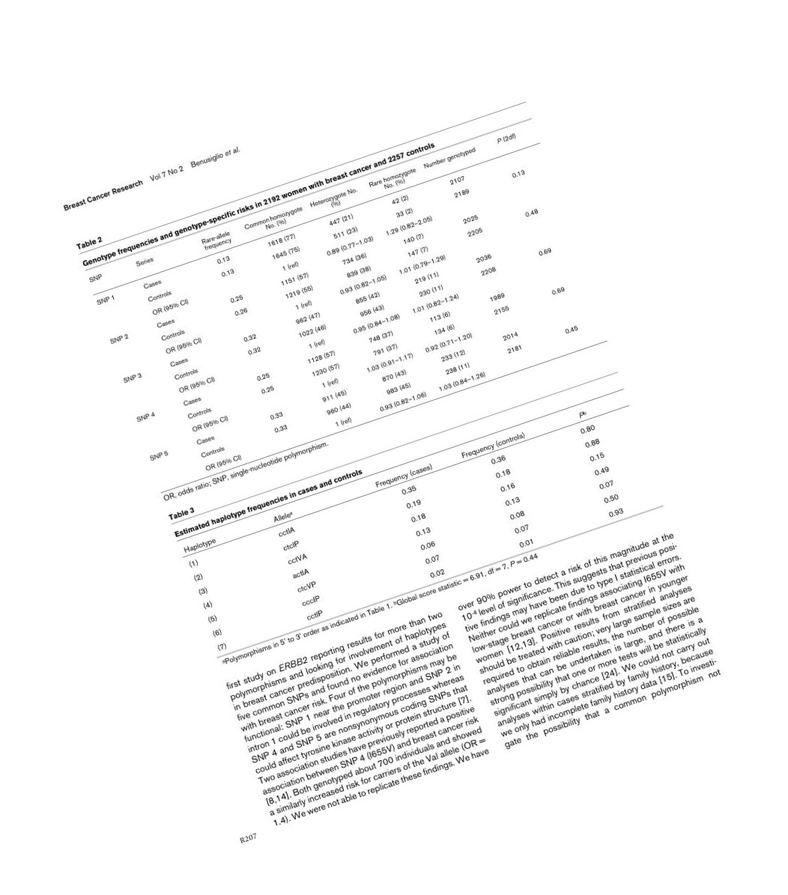
#> input picture image3.jpg, 788 x 895 px, shrunk from 1052 x 1195 before the run
$ jupyter execute --allow-errors doc.ipynb
#> lines starting #> are read from the running program, lines starting #| are printed output that depends on the picture; after the words box and inside, x2 and y2 are one past the last pixel; in counts of white or black regions, pixels touching at a corner belong together
[cell 1]
import os
print("hello")

[cell 2]
from ultralytics import RTDETR
from PIL import Image
import zipfile
from pdf2image import convert_from_path

import cv2

import matplotlib.pyplot as plt
import matplotlib.patches as patches
from matplotlib.patches import Patch
import io
from PIL import Image, ImageDraw
import numpy as np
import csv
import pandas as pd

import torch


import shutil
import re
import pytesseract
from openpyxl import Workbook
from openpyxl.utils import get_column_letter
# from openpyxl.drawing.image import Image as pyxl_image
import os

pytesseract.pytesseract.tesseract_cmd = r"C:\Program Files\Tesseract-OCR\tesseract.exe"

import subprocess

#> (a cell that did not finish here is left out)

[cell 4]
img_file = "image3.jpg"

[cell 5]
full_image = Image.open(img_file)
#> full_image is the input picture: PIL image 788x895 RGB; min 0, max 255, mean 247.6
full_image

[cell 6]
def get_rotation_angle(input_image):
    input_image = np.array(input_image)
    gray = cv2.cvtColor(input_image, cv2.COLOR_BGR2GRAY)
    gray = cv2.bitwise_not(gray)
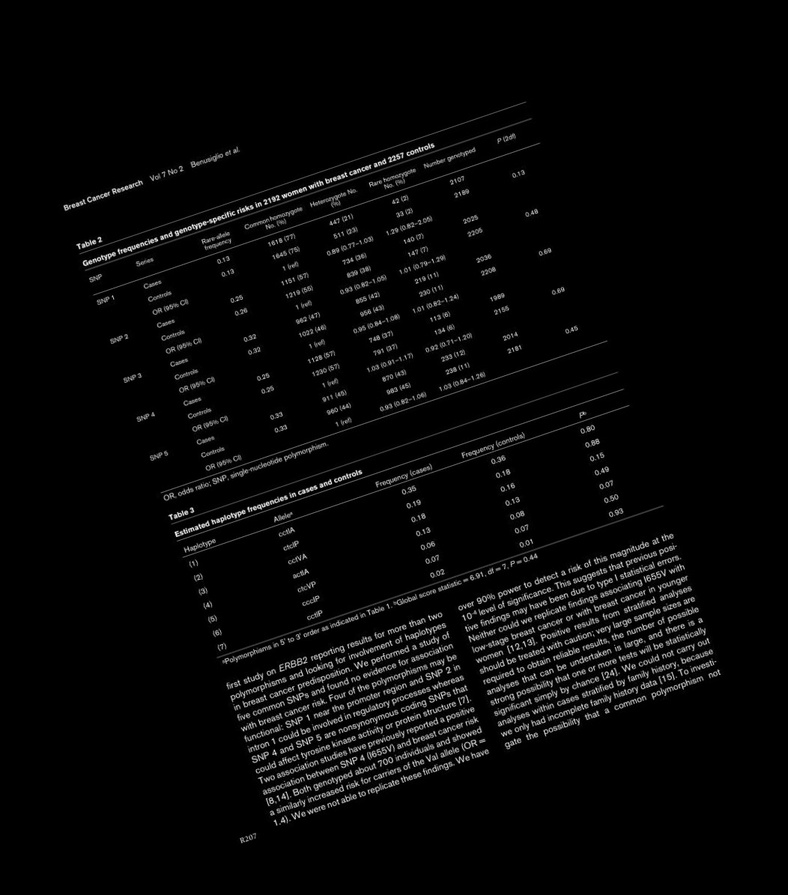
#> gray: shape (895, 788); min 0, max 255, mean 7.4
    thresh = cv2.threshold(gray, 0, 255,cv2.THRESH_BINARY | cv2.THRESH_OTSU)[1]
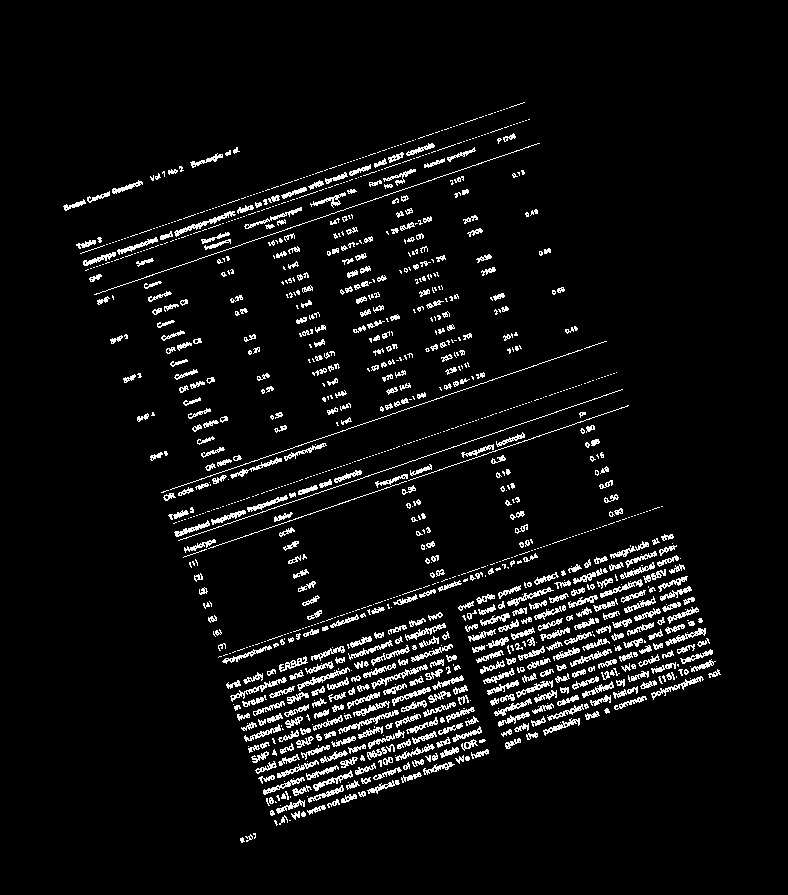
#> thresh: shape (895, 788); 5.8% white in thin lines or dots, all inside (x1, y1, x2, y2) = (63, 102, 721, 843)
    coords = np.column_stack(np.where(thresh > 0))
#> coords = 40814 pairs, first value 102 to 842, second value 63 to 720

    angle = cv2.minAreaRect(coords)[-1]
#> angle = -71.23

    if angle >= 45:
        angle = -90 + angle

    return angle

[cell 7]
get_rotation_angle(full_image)
#> Out = -71.23

[cell 8]
(h, w) = full_image.size
#> h = 788; w = 895
center = (w // 2, h // 2)
#> center = (447, 394)
M = cv2.getRotationMatrix2D(center, -get_rotation_angle(full_image), 1.0)
#> M = [[0.322, 0.947, -69.87], [-0.947, 0.322, 690.5]]
rotated = cv2.warpAffine(np.array(full_image), M, (w, h),flags=cv2.INTER_CUBIC, borderMode=cv2.BORDER_REPLICATE)
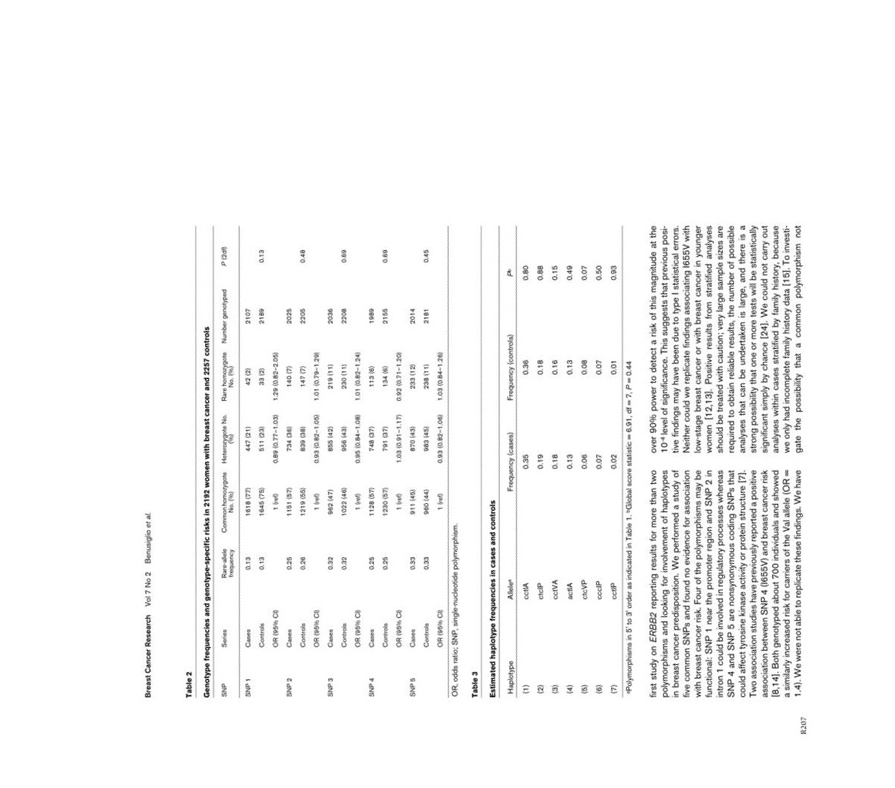
#> rotated: shape (788, 895, 3); min 4, max 255, mean 247.5
rotated = Image.fromarray(rotated)

rotated

$ run again, with image1.jpg copied over image3.jpg
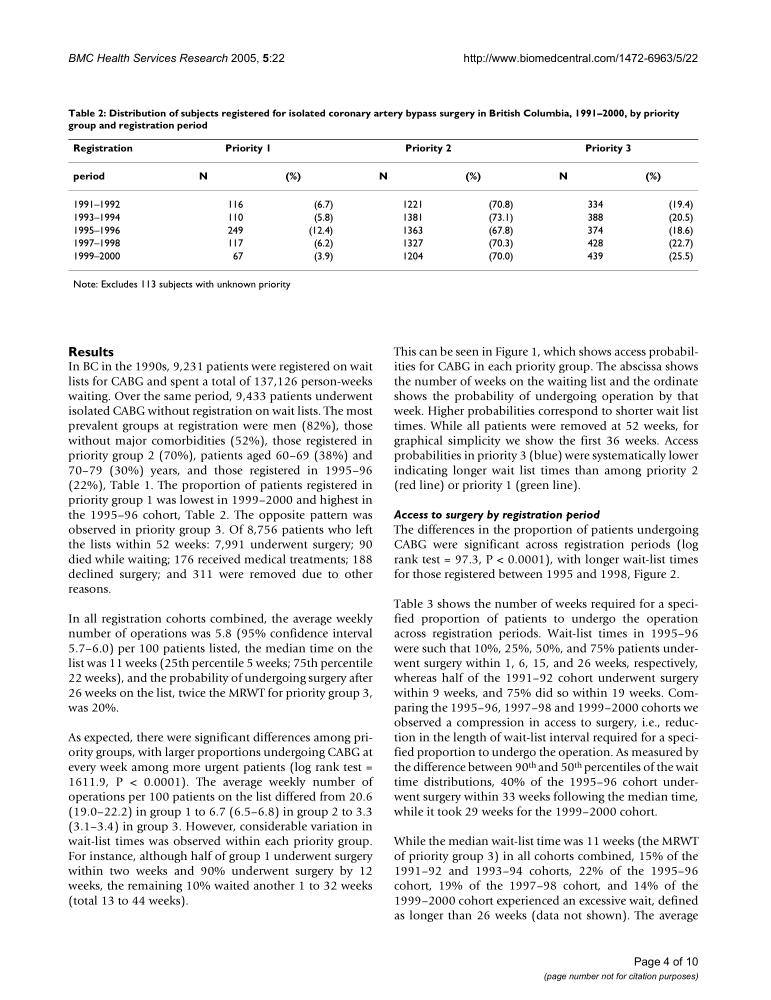
#> input picture image1.jpg, 771 x 1000 px
#> full_image is the input picture: PIL image 771x1000 RGB; min 0, max 255, mean 238.3
#> in get_rotation_angle, `thresh = cv2.threshold(gray, 0, 255,cv2.THRESH_BINARY | cv2.THRESH_OTS..`:
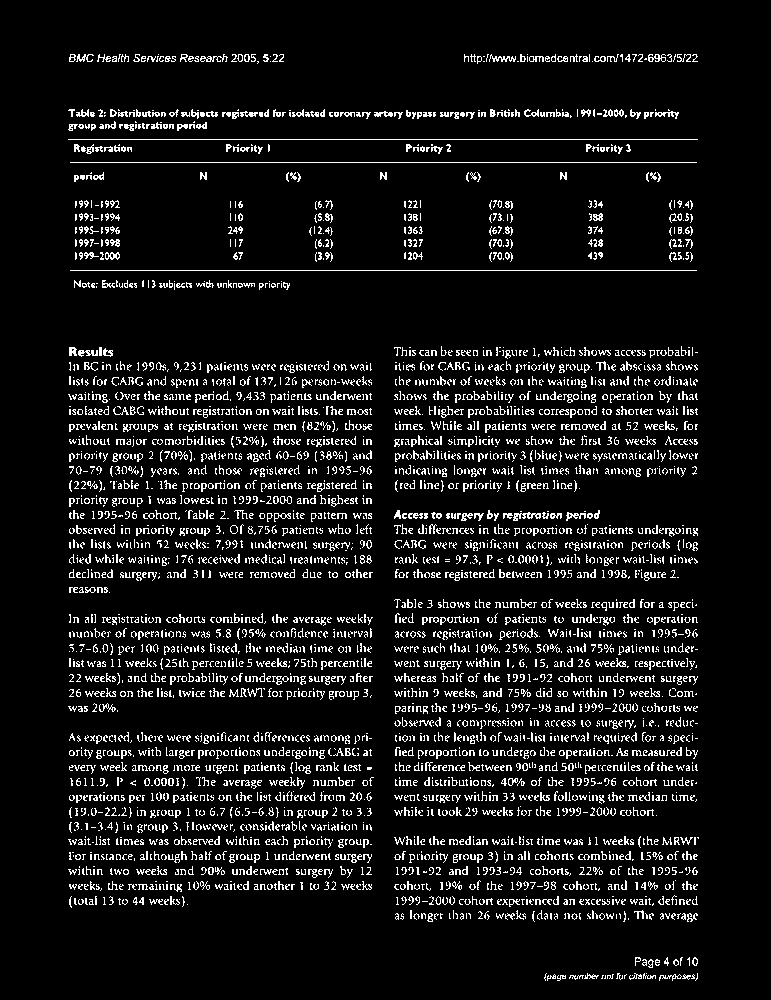
#> thresh: shape (1000, 771); 8.4% white in thin lines or dots, all inside (x1, y1, x2, y2) = (68, 54, 699, 981)
#> coords = 64567 pairs, first value 54 to 980, second value 68 to 698
#> angle = -90
#> M = [[6.12e-17, 1, 115], [-1, 6.12e-17, 885]]
#> `rotated = cv2.warpAffine(np.array(full_image), M, (w, h),flags=cv2.INT..`:
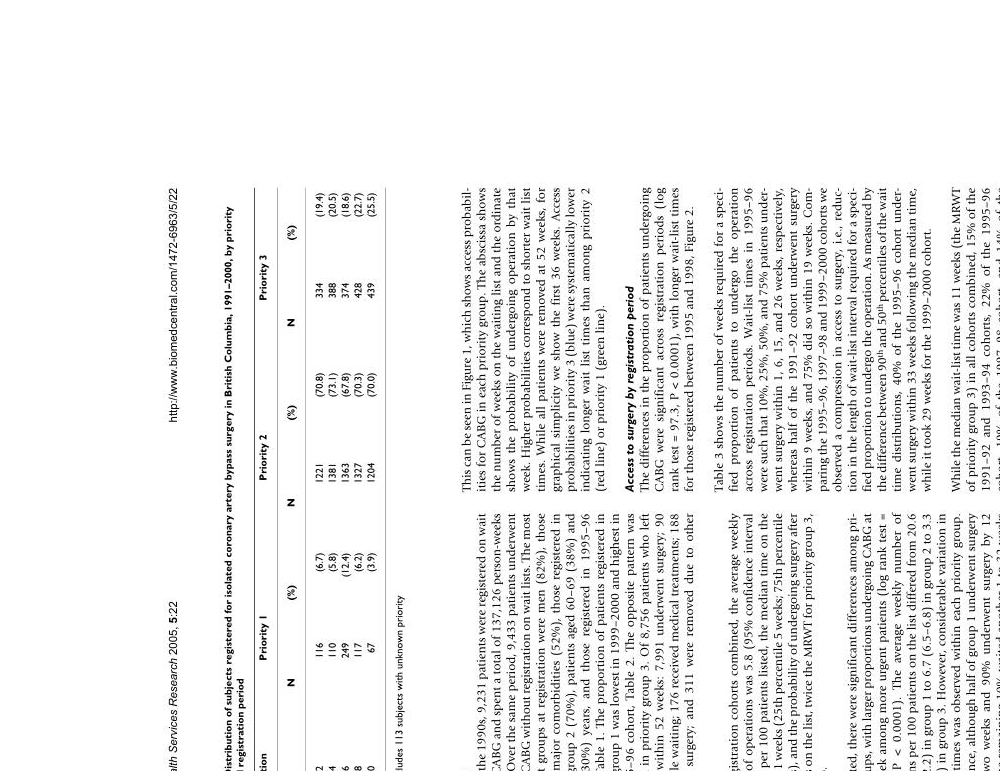
#> rotated: shape (771, 1000, 3); min 0, max 255, mean 240.7

$ run again, with image2.jpg copied over image3.jpg
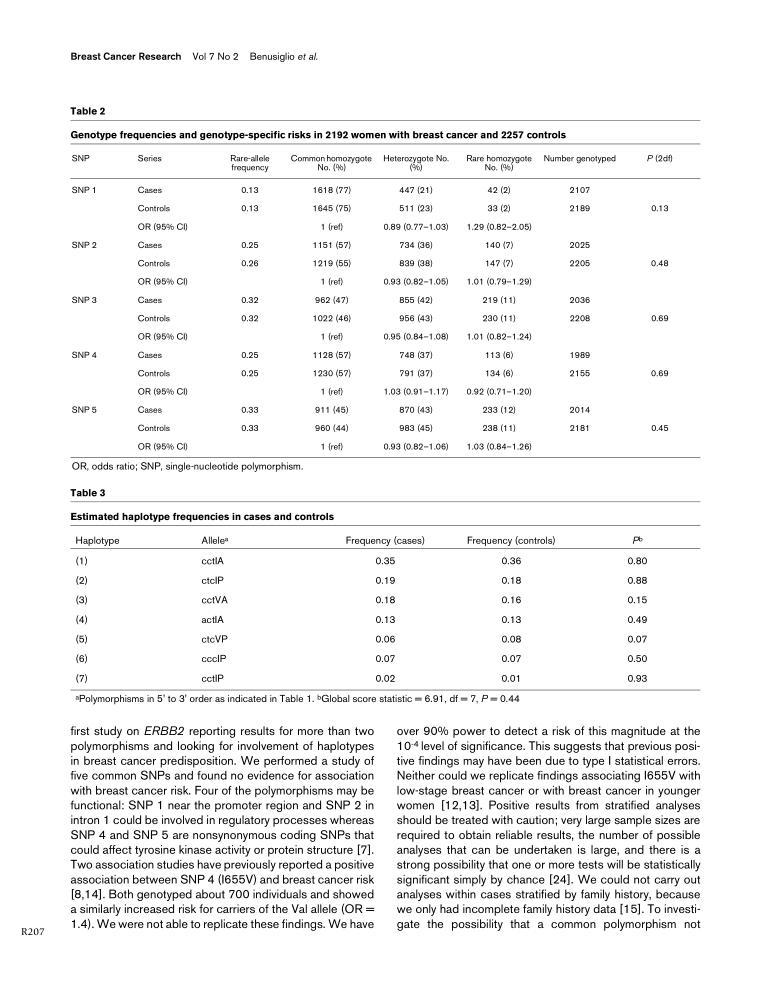
#> input picture image2.jpg, 771 x 1000 px
#> full_image is the input picture: PIL image 771x1000 RGB; min 0, max 255, mean 243.4
#> in get_rotation_angle, `thresh = cv2.threshold(gray, 0, 255,cv2.THRESH_BINARY | cv2.THRESH_OTS..`:
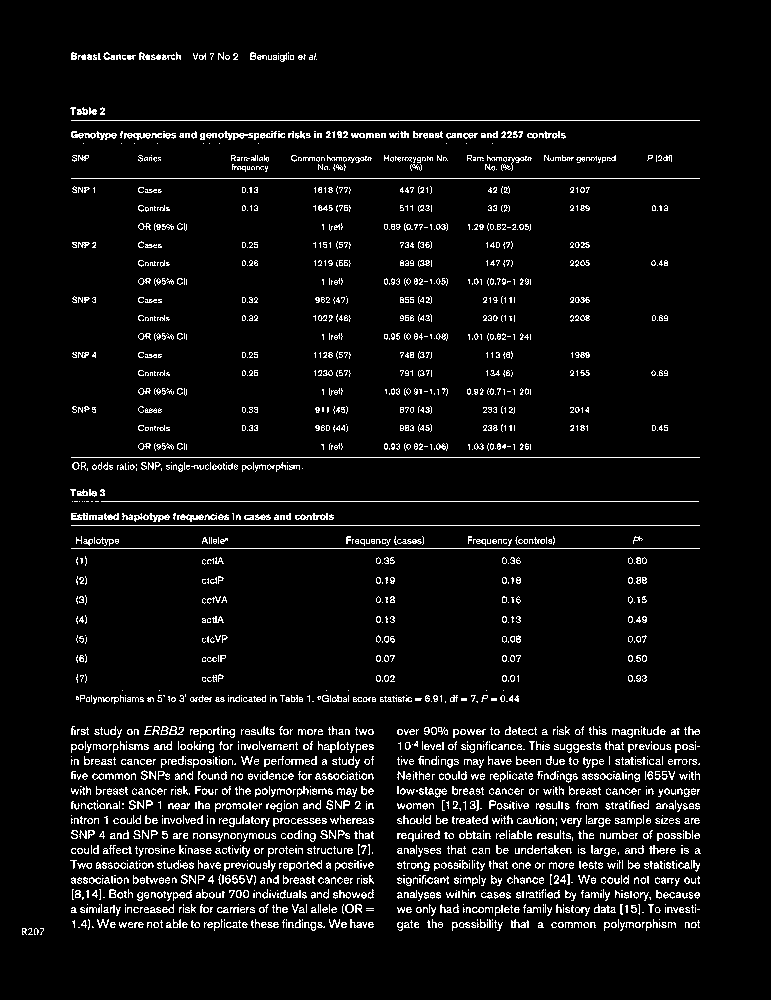
#> thresh: shape (1000, 771); 5.9% white in thin lines or dots, all inside (x1, y1, x2, y2) = (22, 52, 701, 935)
#> coords = 45339 pairs, first value 52 to 934, second value 22 to 700
#> angle = -90
#> M = [[6.12e-17, 1, 115], [-1, 6.12e-17, 885]]
#> `rotated = cv2.warpAffine(np.array(full_image), M, (w, h),flags=cv2.INT..`:
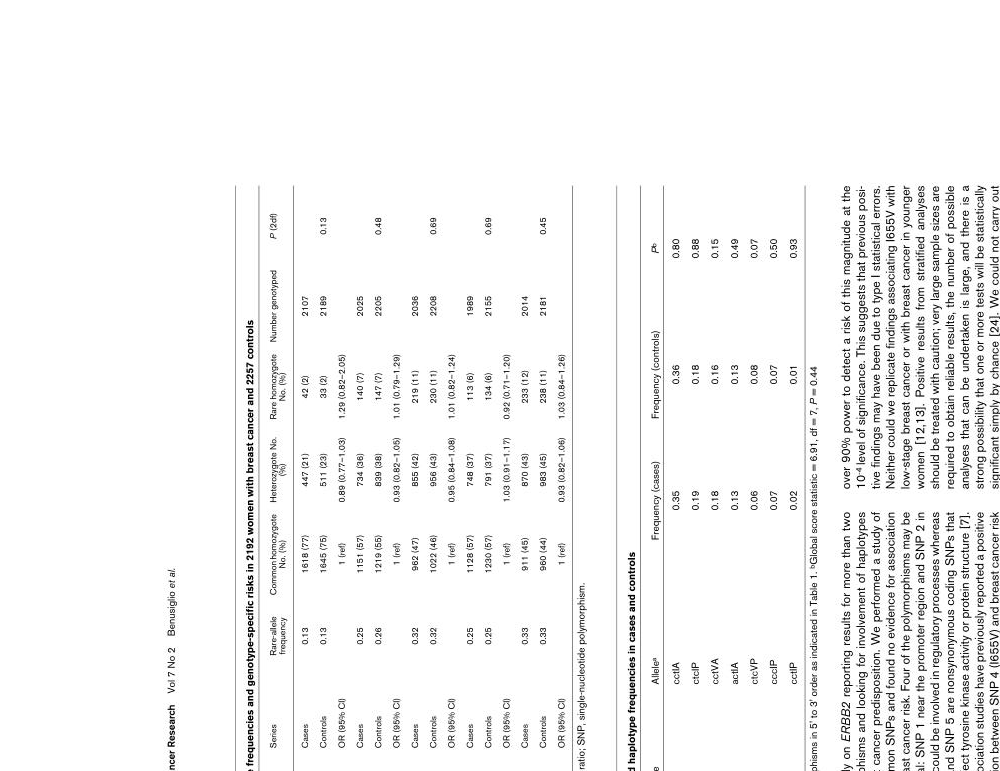
#> rotated: shape (771, 1000, 3); min 0, max 255, mean 245.8
